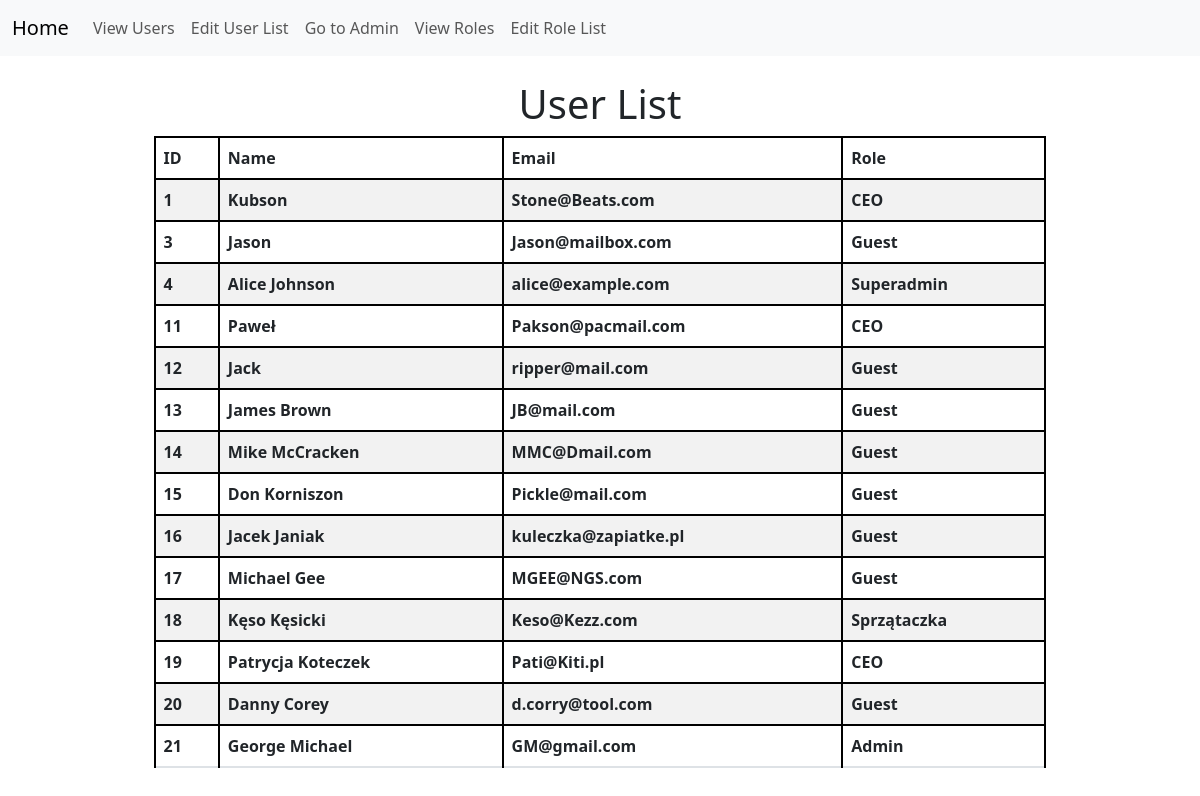
/users/, run on an earlier commit of the app's database.
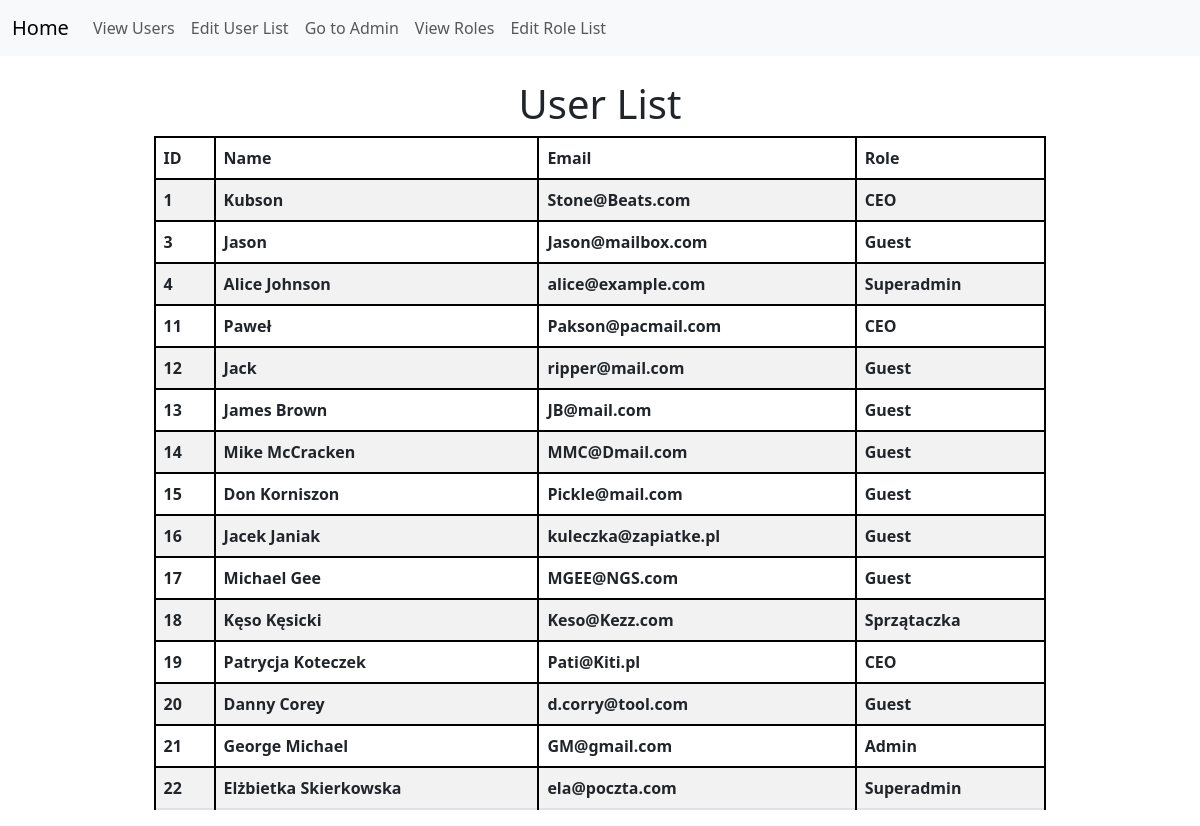
And on a later commit of the database.
### myapp/models.py (models this page shows, shortened)
class UserProfile(models.Model):
    name = models.CharField(max_length=100)
    email = models.EmailField(unique=True)
    role = models.ForeignKey(RoleProfile, null=True, \
        blank=True, on_delete=models.SET_NULL)
    eqitem = models.ForeignKey(Equipment, null=True, \
        blank=True, default="", on_delete=models.SET_DEFAULT)

class RoleProfile(models.Model):
    name = models.CharField(max_length=100)

### myapp/views.py (the view)
# urls.py: path('users/', user_table_view, name='user-table'),  # User list page
def user_table_view(request):
    users = UserProfile.objects.all()  # Fetch all users from the database
    roles = RoleProfile.objects.all()  # Fetch all roles from the database
    context = {
        'users': users,
        'roles': roles,
    }
    return render(request, 'myapp/user_list.html', context)

### myapp/templates/myapp/user_list.html (shortened to what this page needs)
{% extends 'myapp/base.html' %}
{% load static %}
{% block content %}
<head>
    <link rel="stylesheet" href="https://cdn.jsdelivr.net/npm/bootstrap@5.3.0/dist/css/bootstrap.min.css">
</head>
<body>
    <h1 class="text-center">
        User List
    </h1>
    <table class="table table-striped table-hover mx-auto" style="width: 80%;">
        <thead>
            <tr>
                <th scope="col">ID</th>
                <th scope="col">Name</th>
                <th scope="col">Email</th>
                <th scope="col">Role</th>
            </tr>
        </thead>
        <tbody>
            {% for user in users %}
            <tr>
                <th scope="row">{{ user.id }}</th>
                <th scope="row">{{ user.name }}</th>
                <th scope="row">{{ user.email }}</th>
                <th scope="row">
                            {% if user.role %}
                                {{ user.role.name }}
                            {% else %}
                                Guest
                            {% endif %}
                </th>
            </tr>
            {% empty %}
            <tr>
                <td colspan="4">No users available.</td>
            </tr>
            {% endfor %}
        </tbody>
    </table>
{% endblock content %}

### myapp/templates/myapp/base.html (shortened to what this page needs)
{% load static %}
<!DOCTYPE html>
<html lang="en">
<head>
    <link href="{% static 'css/bootstrap.min.css' %}" rel="stylesheet">
</head>
<body>
    <nav class="navbar navbar-expand-lg navbar-light bg-light">
        <div class="container-fluid">
            <a class="navbar-brand" href="{% url 'home' %}">Home</a>
            <div class="collapse navbar-collapse" id="navbarNav">
                <ul class="navbar-nav me-auto mb-2 mb-lg-0">
                    <li class="nav-item">
                        <a class="nav-link" href="{% url 'user-table' %}">View Users</a>
                    </li>
                    <li class="nav-item">
                        <a class="nav-link" href="{% url 'user-edit' %}">Edit User List</a>
                    </li>
                    <li class="nav-item">
                        <a class="nav-link" href="/admin/">Go to Admin</a>
                    </li>
                    <li class="nav-item">
                        <a class="nav-link" href="{% url 'user-roles' %}">View Roles</a>
                    </li>
                    <li class="nav-item">
                        <a class="nav-link" href="{% url 'role-edit' %}">Edit Role List</a>
                    </li>
                </ul>
            </div>
        </div>
    </nav>
    <div class="container mt-4">
        {% block content %}{% endblock %}
    </div>
</body>
</html>

### myapp/templates/myapp/base.html (style rules this page uses)
body { font-family: Arial, sans-serif; text-align: center; }

### myapp/templates/myapp/user_list.html (style rules this page uses)
table { width: 80%; border-collapse: collapse; table-align: center; }
table, th, td { border: 2px solid black; }
th, td { padding: 8px; text-align: left; }
th { background-color: #f2f2f2; }

What changed in the data, as far as the page shows it:
added UserProfile: id "22", name "Elżbietka Skierkowska", email "ela@poczta.com", role.name "Superadmin"
